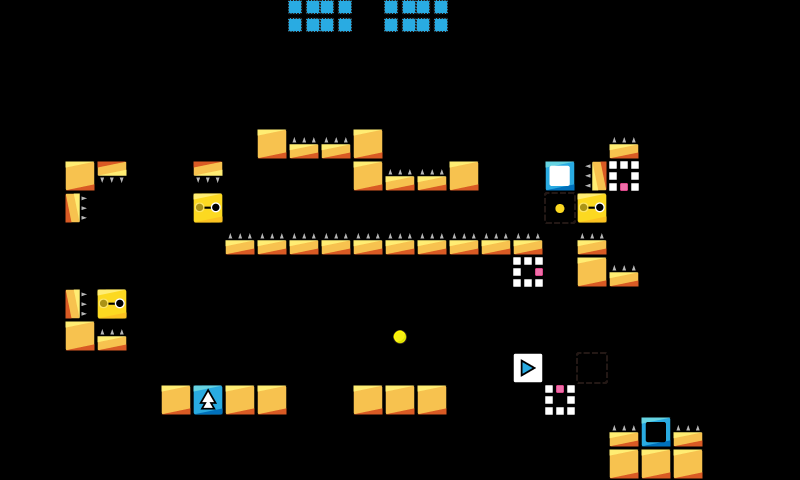

Tiled map render using the project's own tile images. Description and the map definition, with tile-layer contents summarised, below:
An orthogonal 25x15 tile map with 32x32 px tiles, 1 tile layer (map).

<map version="1.0" orientation="orthogonal" renderorder="right-down" width="25" height="15" tilewidth="32" tileheight="32" nextobjectid="7">
 <properties>
  <property name="ad" value="false" />
 </properties>
 <tileset firstgid="1" name="map_tiles" tilewidth="32" tileheight="32">
  <image source="../../img/map_tiles.png" width="480" height="480" />
 </tileset>
 <layer name="map" width="25" height="15">
  <data>[375 cells, 61 non-empty, 15 distinct tile ids]</data>
 </layer>
 <objectgroup name="Object Layer 1" />
</map>
